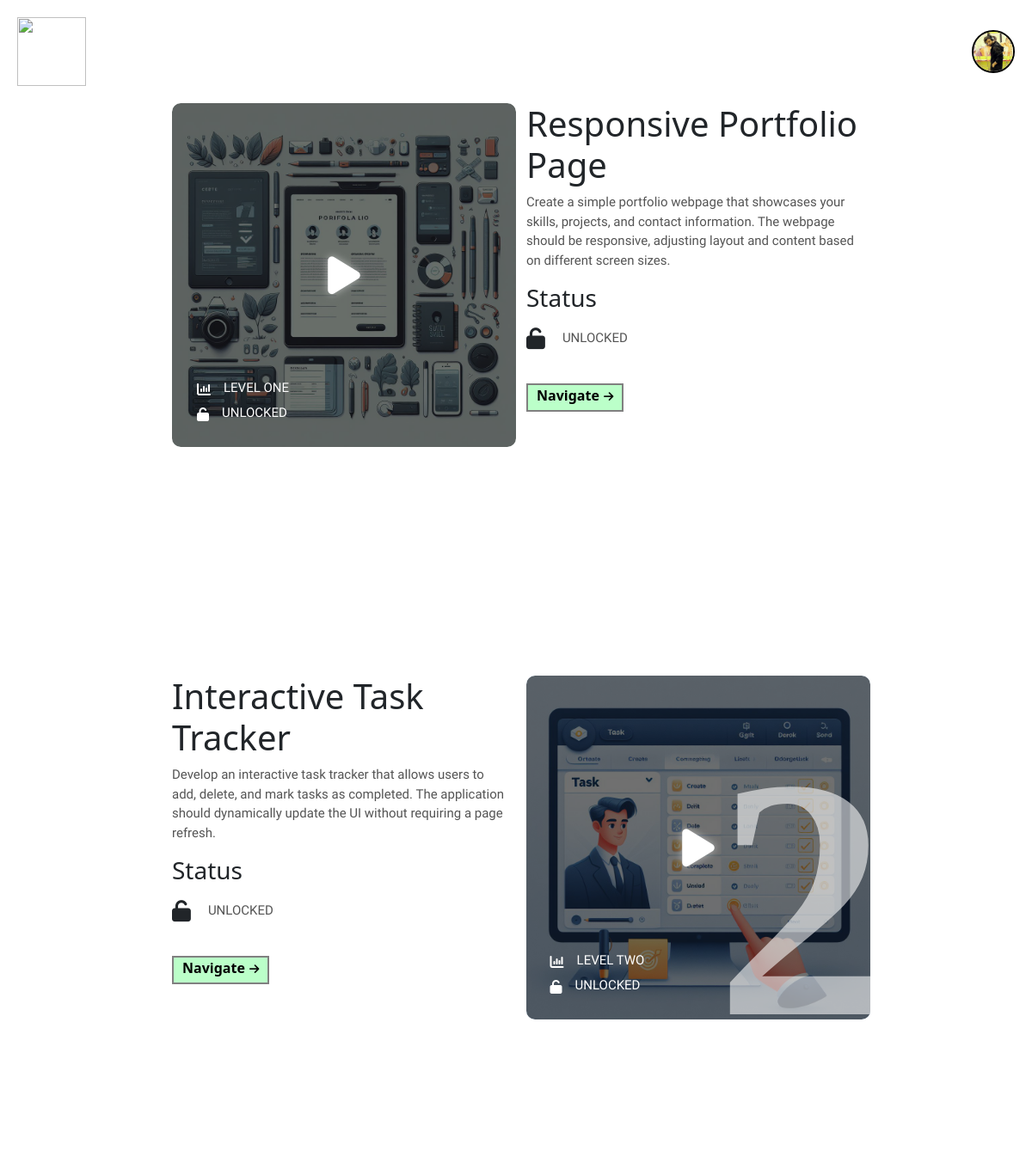
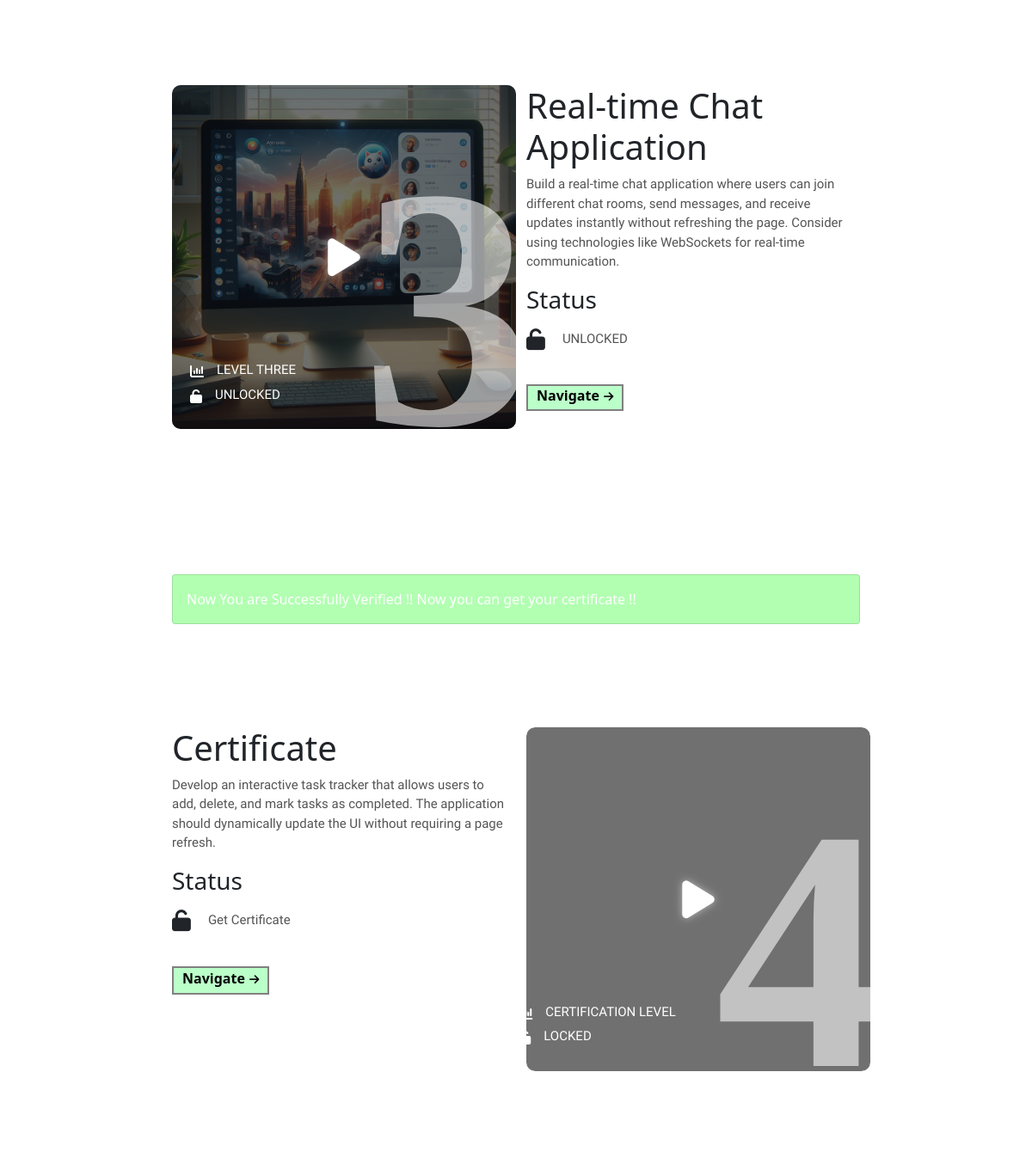
The page /dashboard/ (signed in) on the database its author committed (2 pictures, top to bottom).
### accounts/models.py (models this page shows, shortened)
class Student(AbstractBaseUser, PermissionsMixin):
    email = models.EmailField(unique=True)
    name = models.CharField(max_length=255)
    profile_pic = models.ImageField(upload_to='profile_pics/', null=True, blank=True)
    phone_no = models.CharField(max_length=15, null=True, blank=True)
    whatsapp_no = models.CharField(max_length=15, null=True, blank=True)
    college = models.CharField(max_length=255, null=True, blank=True)
    domain = models.ForeignKey(Domain, on_delete=models.SET_NULL, null=True, blank=True)
    assignment1 = models.ForeignKey(Assignment, on_delete=models.SET_NULL, null=True, blank=True, related_name='assignment1')
    assignment2 = models.ForeignKey(Assignment, on_delete=models.SET_NULL, null=True, blank=True, related_name='assignment2')
    assignment3 = models.ForeignKey(Assignment, on_delete=models.SET_NULL, null=True, blank=True, related_name='assignment3')
    level_choices_student = [(0, 'Not Started'), (1, 'Level 1'), (2, 'Level 2'), (3, 'Level 3'), (4, 'pending'), (5, 'Certificate Level')]
    level_student = models.IntegerField(choices=level_choices_student, default=0)
    otp = models.IntegerField(null=True, blank=True)
    is_active = models.BooleanField(default=True)
    is_staff = models.BooleanField(default=False)
    date_joined = models.DateTimeField(default=timezone.now)
    objects = StudentManager()
    USERNAME_FIELD = 'email'
    REQUIRED_FIELDS = ['name']

class Assignment(models.Model):
    domain = models.ForeignKey(Domain, on_delete=models.SET_NULL, null=True, blank=True)
    assignment_question = models.CharField(max_length=255)
    assignment_description = models.TextField(null=True, blank=True)
    assignment_requirements = models.TextField(null=True, blank=True)
    assignment_banner = models.ImageField(upload_to='assignment_banners/', null=True, blank=True)
    assignment_banner1 = models.ImageField(upload_to='assignment_banners1/', null=True, blank=True)
    level_choices = [(1, 'Level 1'), (2, 'Level 2'), (3, 'Level 3')]
    level = models.IntegerField(choices=level_choices, default=0)
    referral_link1 = models.URLField(max_length=255, null=True, blank=True)
    referral_link2 = models.URLField(max_length=255, null=True, blank=True)
    slug = models.CharField(null=True, blank=True, max_length=100)

### accounts/views.py (the view)
# urls.py: path('dashboard/', views.dashboard, name='dashboard'),
@login_required(login_url='/')
def dashboard(request):
    if request.user.otp is None:
        return redirect("otp")
    elif request.user.phone_no is None:
        return redirect("profileupdate")
    elif request.user.profile_pic is None:
        return redirect('profileimage')
    else:
        return render(request, 'dashboard.html')

### accounts/models.py (called while the page is built)
    def __str__(self):
        return self.domain_name

### templates/dashboard.html (shortened to what this page needs)
{% extends 'login.html' %}
{% load static %}
{% block content %}
    <div class="container1">
        <div class="row">
            <div class="col-sm-12 col-md-12 col-lg-6 level-card wow animate__animated animate__flip ">
                        <div class="card1" id="level1">
                            <div class="bac"></div>
                            <img src="{{user.assignment1.assignment_banner.url}}" alt="" class=" img-fluid">
                            <i id="playbtn1" class="fa-solid fa-play play wow animate__animated animate__backOutDown"></i>
                            <div class="imgtext">
                                <div style="display:flex; position:relative; top:20px;">
                                    <i class="ml-2 fa-solid fa-chart-column"></i>
                                    <p class="wow animate__animated animate__wobble">LEVEL ONE</p>
                                </div>
                                <div style="display:flex; ">
                                    <i class="fa-solid fa-unlock "></i>
                                    <p class="wow animate__animated animate__wobble">UNLOCKED</p>
                                </div>
                            </div>
                            <div class="biglevel wow animate__animated animate__zoomIn">
                                1
                            </div>
                        </div>
            </div>
            <div class="col-sm-12 col-md-12 col-lg-6">
                <div class="level-text">
                    <h1 class="wow animate__animated animate__fadeInTopRight">{{user.assignment1.assignment_question}}</h1>
                    <p class="wow animate__animated animate__fadeInBottomRight">
                        {{user.assignment1.assignment_description}}
                    </p>
                   <h3 class="wow animate__animated animate__flip">Status</h3>
                    <div class="status-box">
                        <i class="fa-solid fa-unlock wow animate__animated animate__jackInTheBox"></i>
                        <p class="animate__animated animate__fadeInBottomLeft">UNLOCKED</p>
                    </div>
                    <div class="mt-3" style="height: 100px;">
                        <a style=" background-color: rgba(0, 255, 55, 0.267);" href="{% url 'level1' %}" type="submit" class="mb-3 submit-button wow animate__animated animate__fadeInBottomRight" >
                            Navigate
                            <i class="fa-solid fa-arrow-right"></i>
                        </a>
                    </div>
                </div>
            </div>
            {% if user.level_student > 1 %}
            <div class="col-sm-12 col-md-12 col-lg-6  ">
                <div class="level-text">
                    <h1>{{user.assignment2.assignment_question}}</h1>
                    <p>
                        {{user.assignment2.assignment_description}}
                    </p>
                   <h3>Status</h3>
                    <div class="status-box">
                        <i class="fa-solid fa-unlock"></i>
                        <p>UNLOCKED</p>
                    </div>
                    <div class="mt-3" style="height: 100px;">
                        <a style=" background-color: rgba(0, 255, 55, 0.267);" href="{% url 'level2' %}" type="submit" class="mb-3 submit-button wow animate__animated animate__fadeInBottomRight" >
                            Navigate
                            <i class="fa-solid fa-arrow-right"></i>
                        </a>
                    </div>
                </div>
            </div>
            <div class="col-sm-12 col-md-12 col-lg-6 level-card wow animate__animated animate__flip">
                    <div class="card1" id="level1">
                        <div class="bac"></div>
                        <img src="{{user.assignment2.assignment_banner.url}}" alt="" class=" img-fluid">
                        <i class="fa-solid fa-play play"></i>
                        <div class="imgtext">
                            <div style="display:flex; position:relative; top:20px;">
                                <i class="ml-2 fa-solid fa-chart-column"></i>
                                <p>LEVEL TWO</p>
                            </div>
                            <div style="display:flex; ">
                                <i class="fa-solid fa-unlock"></i>
                                <p>UNLOCKED</p>
                            </div>
                        </div>
                        <div class="biglevel">
                            2
                        </div>
                    </div>
            </div>
            {% endif %}
            {% if user.level_student > 2 %}
            <div class="col-sm-12 col-md-12 col-lg-6 level-card">
                <div class="card1" id="level1">
                    <div class="bac"></div>
                    <img src="{{user.assignment3.assignment_banner.url}}" alt="" class=" img-fluid">
                    <i class="fa-solid fa-play play"></i>
                    <div class="imgtext">
                        <div style="display:flex; position:relative; top:20px;">
                            <i class="ml-2 fa-solid fa-chart-column"></i>
                            <p>LEVEL THREE</p>
                        </div>
                        <div style="display:flex; ">
                            <i class="fa-solid fa-unlock"></i>
                            <p>UNLOCKED</p>
                        </div>
                    </div>
                    <div class="biglevel">
                        3
                    </div>
                </div>
            </div>
            <div class="col-sm-12 col-md-12 col-lg-6">
        <div class="level-text">
            <h1>{{user.assignment3.assignment_question}}</h1>
            <p>
                {{user.assignment3.assignment_description}}
            </p>
           <h3>Status</h3>
            <div class="status-box">
                <i class="fa-solid fa-unlock"></i>
                <p>UNLOCKED</p>
            </div>
            <div class="mt-3" style="height: 100px;">
                <a href="{% url 'level3' %}" style=" background-color: rgba(0, 255, 55, 0.267);"  class="mb-3 submit-button wow animate__animated animate__fadeInBottomRight" >
                    Navigate
                    <i class="fa-solid fa-arrow-right"></i>
                </a>
            </div>
        </div>
            </div>
            {% endif %}
                    <div class="col-sm-12 col-lg-12 col-md-12">
                        {% if user.level_student == 5 %}
                            <div class="card danger p-3" style="background-color:rgba(0,255,0,0.3); color:white">
                                Now You are Successfully Verified !! Now you can get your certificate !!
                            </div>
                        {% endif %}
                    </div>
            {% if user.level_student == 5 %}
            <div class="col-sm-12 col-md-12 col-lg-6">
                <div class="level-text">
                    <h1>Certificate</h1>
                    <p>
                        {{user.assignment2.assignment_description}}
                    </p>
                   <h3>Status</h3>
                    <div class="status-box">
                        <i class="fa-solid fa-unlock"></i>
                        <p>Get Certificate</p>
                    </div>
                    <div class="mt-3" style="height: 100px;">
                        <a  style=" background-color: rgba(0, 255, 55, 0.267);" href="{% url 'certification' %}" type="submit" class="mb-3 submit-button wow animate__animated animate__fadeInBottomRight" >
                            Navigate
                            <i class="fa-solid fa-arrow-right"></i>
                        </a>
                    </div>
                </div>
            </div>
            <div class="col-sm-12 col-md-12 col-lg-6 level-card">
                    <div class="card1" id="level1">
                        <div class="bac"></div>
                        <i class="fa-solid fa-play play"></i>
                        <div class="imgtext">
                            <div style="display:flex; position:relative; top:20px;">
                                <i class="ml-2 fa-solid fa-chart-column"></i>
                                <p>CERTIFICATION LEVEL</p>
                            </div>
                            <div style="display:flex; ">
                                <i class="fa-solid fa-unlock"></i>
                                <p>LOCKED</p>
                            </div>
                        </div>
                        <div class="biglevel">
                            4
                        </div>
                    </div>
            </div>
            {% endif %}
        </div>
    </div>
{% endblock %}

### templates/login.html (shortened to what this page needs)
{% load static %}
<!DOCTYPE html>
<html lang="en">
<head>
    <link href="https://cdn.jsdelivr.net/npm/bootstrap@5.0.2/dist/css/bootstrap.min.css" rel="stylesheet">
    <link rel="stylesheet" href="https://cdnjs.cloudflare.com/ajax/libs/font-awesome/6.5.1/css/all.min.css" />
    <link rel="stylesheet" href="https://cdnjs.cloudflare.com/ajax/libs/animate.css/4.1.1/animate.min.css" />
</head>
<body>
    <div class="navigation">
        <div class="mainlogo">
            <a href="/dashboard/">
                <img id="logoimage" class="logo-image" src="https://www.codeajay.in/static/codeaj1.png">
            </a>
            <div class="bbx">
                {% if user.email %}
                    {% if user.profile_pic %}
                        <a href="{% url 'profile' %}">
                        <img id="profileimg" class="profile-image" src="{{user.profile_pic.url}}"  >
                                </a>
                    {% else %}
                        <a href="{% url 'profile' %}">
                            <img id="profileimg" class="profile-image" src="https://t4.ftcdn.net/jpg/01/07/43/45/360_F_107434511_iarF2z88c6Ds6AlgtwotHSAktWCdYOn7.jpg"  >
                    </a>
                    {% endif %}
                {% endif %}
            </div>
        </div>
    </div>
    {% block content %}{% endblock %}
</body>
</html>

### templates/login.html (style rules this page uses)
p { color: #545454; font-size: 15px; font-family: "Platypi", serif; font-optical-sizing: auto; }
a { text-decoration: none; }
.submit-button { border : none; border : 2px solid gray; padding-bottom: 5px; padding-left: 10px; padding-right: 10px; }
.submit-button i { font-size: 13px; margin-left: 1px; transition: ease-in-out; transition-duration: 0.3s; }
.navigation { position:fixed; width: 100%; }
.mainlogo { display: flex; flex-wrap: wrap; justify-content: space-between; }
.mainlogo .logo-image { width : 80px; height : 80px; margin: 20px; }
.mainlogo .profile-image { width : 50px; height : 50px; border-radius: 50%; border : 2px solid black; margin: 20px; margin-top:35px; }
a { color :rgb(0, 0, 0); font-weight : 700; text-decoration: none; }
body { background-color: #ffffff; background-position: center; background-repeat: no-repeat; background-size:cover; }
.card1 { width: 400px; height: 400px; overflow: hidden; border-radius: 10px; position: relative; }
.card1 img { scale: 1; transition: ease-in-out 0.4s; }
.bac { background-color: rgba(0, 0, 0, 0.559); position: absolute; width: 400px; height: 400px; z-index: 1; box-shadow: rgba(0, 0, 0, 0.56) 0px 22px 70px 4px; border-radius: 10px; text-shadow:rgba(0, 0, 0, 0.56) 0px 22px 70px 4px;; }
.play { margin: 0; position: absolute; top: 50%; left: 50%; transform: translate(-50%, -50%); font-size: 50px; color:white; z-index: 999; }
.level-card { margin: 120px 0px; }
.level-text { margin: 120px 0px; }
.container1 { margin : 0px 200px; }
.biglevel { font-size: 400px; font-weight: 700; z-index: 999999; position: absolute; margin: 0; position: absolute; top: 65%; left: 80%; transform: translate(-50%, -50%); color:rgba(255, 255, 255, 0.568); font-family:Cambria, Cochin, Georgia, Times, 'Times New Roman', serif }
.imgtext { z-index: 999999; position: absolute; margin: 0; position: absolute; bottom: -10%; left: 20%; transform: translate(-50%, -50%); color:white; }
.imgtext i { padding:10px; }
.imgtext p { color:white; padding:5px; }
.fa-play { color: white; text-shadow: 0 0 10px rgba(255, 255, 255, 0.5); transition: text-shadow 0.3s; }
.fa-play { color: white; text-shadow: 0 0 10px rgba(255, 255, 255, 0.5); animation: shadow-pulse 2s infinite; }
.status-box { display: flex; padding: 10px 0px; }
.status-box i { font-size: 25px; margin-right: 20px; }
.navigation { z-index: 9999999999; }

### templates/dashboard.html (style rules this page uses)
body { height: auto; }

### rows shown on the page
Student: profile_pic (picture), assignment1.assignment_banner (picture), assignment1.assignment_question "Responsive Portfolio Page", assignment1.assignment_description "Create a simple portfolio webpage that showcases your skills, projects, and contact information. The webpage should be responsive, adjusting layout and content based on different screen sizes.", assignment2.assignment_question "Interactive Task Tracker", assignment2.assignment_description "Develop an interactive task tracker that allows users to add, delete, and mark tasks as completed. The application should dynamically update the UI without requiring a page refresh.", assignment2.assignment_banner (picture), assignment3.assignment_banner (picture), assignment3.assignment_question "Real-time Chat Application", assignment3.assignment_description "Build a real-time chat application where users can join different chat rooms, send messages, and receive updates instantly without refreshing the page. Consider using technologies like WebSockets for real-time communication."
